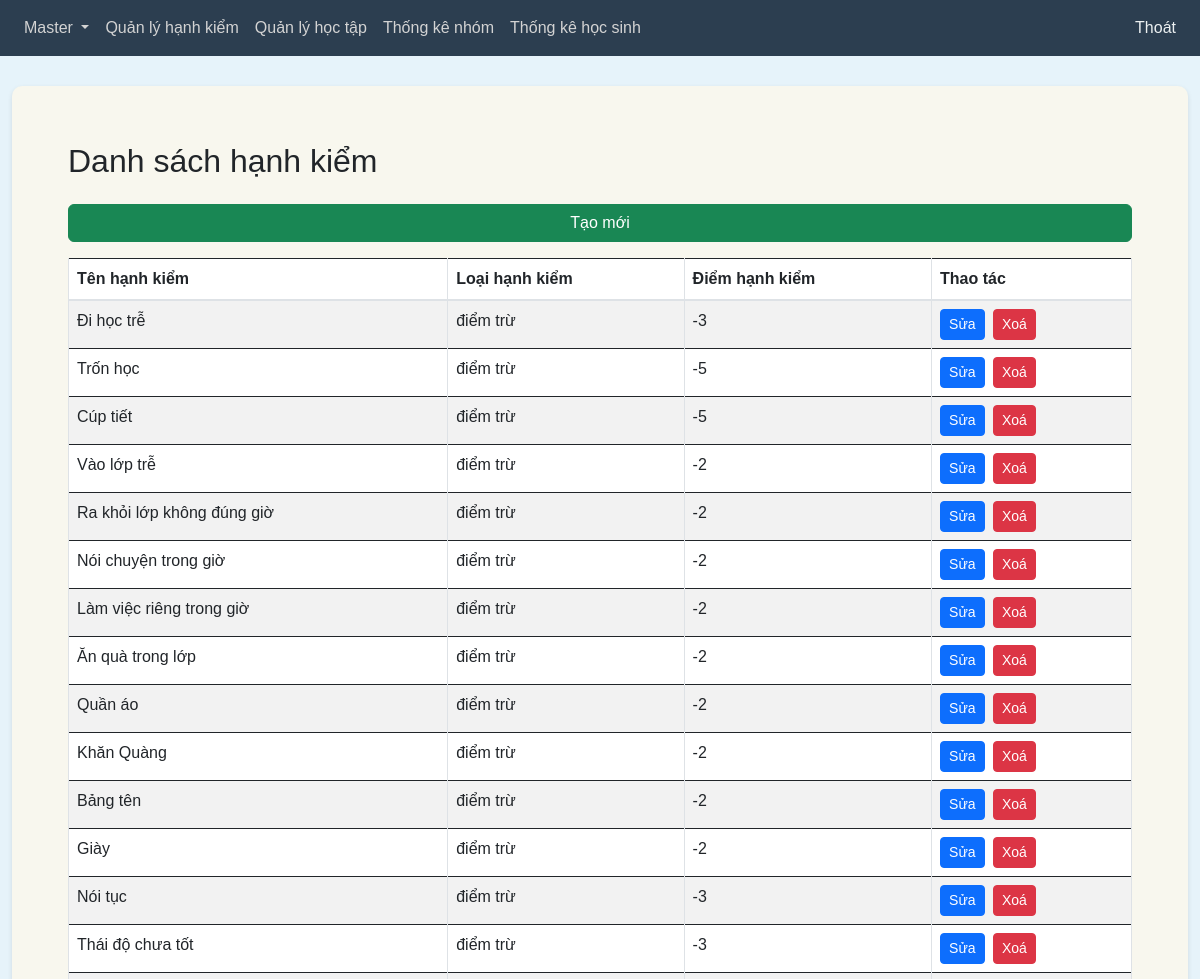
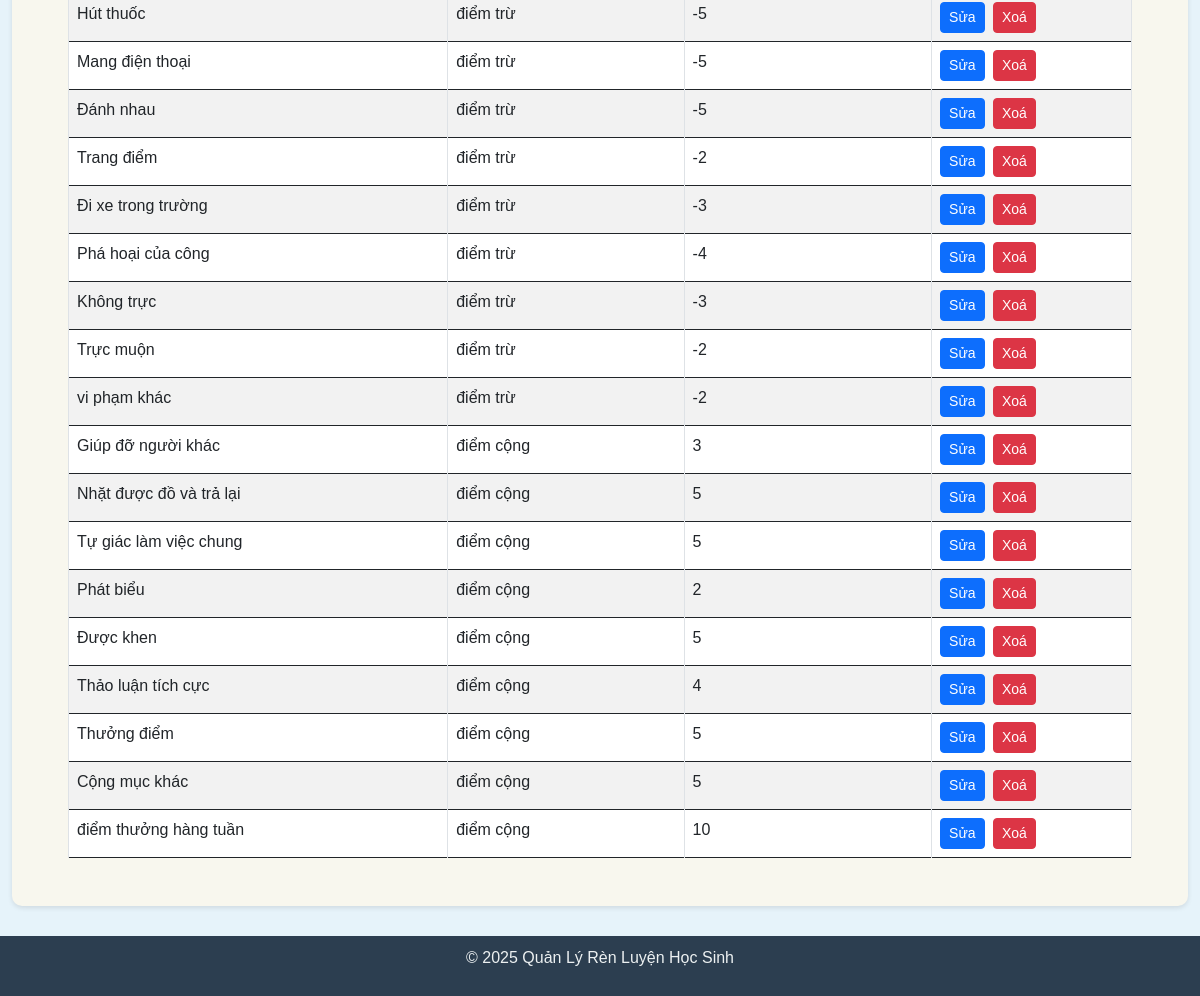
/admin/conducts (signed in), run on the app's committed database (2 pictures, top to bottom).
### tables this page shows
CREATE TABLE Conduct (
                id INTEGER PRIMARY KEY AUTOINCREMENT,
                name TEXT NOT NULL,
                conduct_type TEXT,
                conduct_points INTEGER,
                is_deleted BOOLEAN DEFAULT 0
            );

### blueprints/admin.py (the view)
@admin_bp.route('/conducts')
def conducts_list():
    if 'user_id' in session:
        conducts = read_all_records('Conduct', ['id', 'name', 'conduct_type', 'conduct_points'])
        return render_template('conducts.html', conducts=conducts, is_gvcn=is_user_gvcn())
    return redirect(url_for('auth.login'))

### blueprints/admin.py (called while the page is built)
def is_user_gvcn():
    if 'user_id' in session:
        user = read_record_by_id('Users', session['user_id'])
        role = read_record_by_id('Roles', user[6])  # Giả sử cột role_id là cột thứ 7 (index 6)
        return role and role[1] == 'GVCN'
    return False

### db_utils.py (called while the page is built)
def connect_db():
    try:
        conn = sqlite3.connect('schoolX.db')
        return conn
    except sqlite3.Error as e:
        return None

def read_all_records(table_name, fields=['*'], condition="is_deleted = 0"):
    try:
        conn = connect_db()
        if conn is None:
            print("Connection is None, cannot read records")
            return None
        cursor = conn.cursor()
        columns = ', '.join(fields)
        sql = f"SELECT {columns} FROM {table_name} WHERE {condition}"
        cursor.execute(sql)
        records = cursor.fetchall()
        print(sql)
        print(f"Read {len(records)} records from {table_name}")
        return records
    except sqlite3.Error as e:
        print(f"Error reading records from {table_name}: {e}")
        return None
    finally:
        if conn:
            conn.close()

def read_record_by_id(table_name, record_id, fields=['*'], id_column='id'):
    try:
        conn = connect_db()
        if conn is None:
            return None
        cursor = conn.cursor()
        columns = ', '.join(fields)
        sql = f"SELECT {columns} FROM {table_name} WHERE {id_column} = ? AND is_deleted = 0"
        cursor.execute(sql, (record_id,))
        result = cursor.fetchone()
        return result
    except sqlite3.Error as e:
        return None
    finally:
        if conn:
            conn.close()

### templates/conducts.html (shortened to what this page needs)
{% extends "base.html" %}
{% block content %}
    <div class="container">
        <h2 class="mt-4 mb-4">Danh sách hạnh kiểm</h2>
        <div class="row mb-3">
            <div class="col-12">
                <a href="{{ url_for('admin.conduct_create') }}" class="btn btn-success w-100 w-md-auto">Tạo mới</a>
            </div>
        </div>
        <div class="table-responsive">
            <table class="table table-bordered table-striped">
                <thead>
                    <tr>
                        <th class="text-nowrap">Tên hạnh kiểm</th>
                        <th class="text-nowrap">Loại hạnh kiểm</th>
                        <th class="text-nowrap">Điểm hạnh kiểm</th>
                        <th class="text-nowrap">Thao tác</th>
                    </tr>
                </thead>
                <tbody>
                    {% for conduct in conducts %}
                        <tr>
                            <td>{{ conduct[1] }}</td>
                            <td>{{ conduct[2] or 'N/A' }}</td>
                            <td>{{ conduct[3] }}</td>
                            <td class="text-nowrap">
                                <a href="{{ url_for('admin.conduct_edit', id=conduct[0]) }}" class="btn btn-sm btn-primary me-1">Sửa</a>
                                <a href="{{ url_for('admin.conduct_delete', id=conduct[0]) }}" class="btn btn-sm btn-danger" onclick="return confirm('Are you sure?')">Xoá</a>
                            </td>
                        </tr>
                    {% endfor %}
                </tbody>
            </table>
        </div>
    </div>
{% endblock %}

### templates/base.html (style rules this page uses)
body { font-family: Arial, sans-serif; margin: 0; padding: 0; min-height: 100vh; display: flex; flex-direction: column; background-color: #e6f3fa; }

### data on the page
Conduct: name "Đi học trễ", conduct_type "điểm trừ", conduct_points "-3"
Conduct: name "Trốn học", conduct_type "điểm trừ", conduct_points "-5"
Conduct: name "Cúp tiết", conduct_type "điểm trừ", conduct_points "-5"
Conduct: name "Vào lớp trễ", conduct_type "điểm trừ", conduct_points "-2"
Conduct: name "Ra khỏi lớp không đúng giờ", conduct_type "điểm trừ", conduct_points "-2"
Conduct: name "Nói chuyện trong giờ", conduct_type "điểm trừ", conduct_points "-2"
Conduct: name "Làm việc riêng trong giờ", conduct_type "điểm trừ", conduct_points "-2"
Conduct: name "Ăn quà trong lớp", conduct_type "điểm trừ", conduct_points "-2"
Conduct: name "Quần áo", conduct_type "điểm trừ", conduct_points "-2"
Conduct: name "Khăn Quàng", conduct_type "điểm trừ", conduct_points "-2"
Conduct: name "Bảng tên", conduct_type "điểm trừ", conduct_points "-2"
Conduct: name "Giày", conduct_type "điểm trừ", conduct_points "-2"
Conduct: name "Nói tục", conduct_type "điểm trừ", conduct_points "-3"
Conduct: name "Thái độ chưa tốt", conduct_type "điểm trừ", conduct_points "-3"
Conduct: name "Hút thuốc", conduct_type "điểm trừ", conduct_points "-5"
Conduct: name "Mang điện thoại", conduct_type "điểm trừ", conduct_points "-5"
Conduct: name "Đánh nhau", conduct_type "điểm trừ", conduct_points "-5"
Conduct: name "Trang điểm", conduct_type "điểm trừ", conduct_points "-2"
Conduct: name "Đi xe trong trường", conduct_type "điểm trừ", conduct_points "-3"
Conduct: name "Phá hoại của công", conduct_type "điểm trừ", conduct_points "-4"
Conduct: name "Không trực", conduct_type "điểm trừ", conduct_points "-3"
Conduct: name "Trực muộn", conduct_type "điểm trừ", conduct_points "-2"
Conduct: name "vi phạm khác", conduct_type "điểm trừ", conduct_points "-2"
Conduct: name "Giúp đỡ người khác", conduct_type "điểm cộng", conduct_points "3"
Conduct: name "Nhặt được đồ và trả lại", conduct_type "điểm cộng", conduct_points "5"
Conduct: name "Tự giác làm việc chung", conduct_type "điểm cộng", conduct_points "5"
Conduct: name "Phát biểu", conduct_type "điểm cộng", conduct_points "2"
Conduct: name "Được khen", conduct_type "điểm cộng", conduct_points "5"
Conduct: name "Thảo luận tích cực", conduct_type "điểm cộng", conduct_points "4"
Conduct: name "Thưởng điểm", conduct_type "điểm cộng", conduct_points "5"
Conduct: name "Cộng mục khác", conduct_type "điểm cộng", conduct_points "5"
Conduct: name "điểm thưởng hàng tuần", conduct_type "điểm cộng", conduct_points "10"
